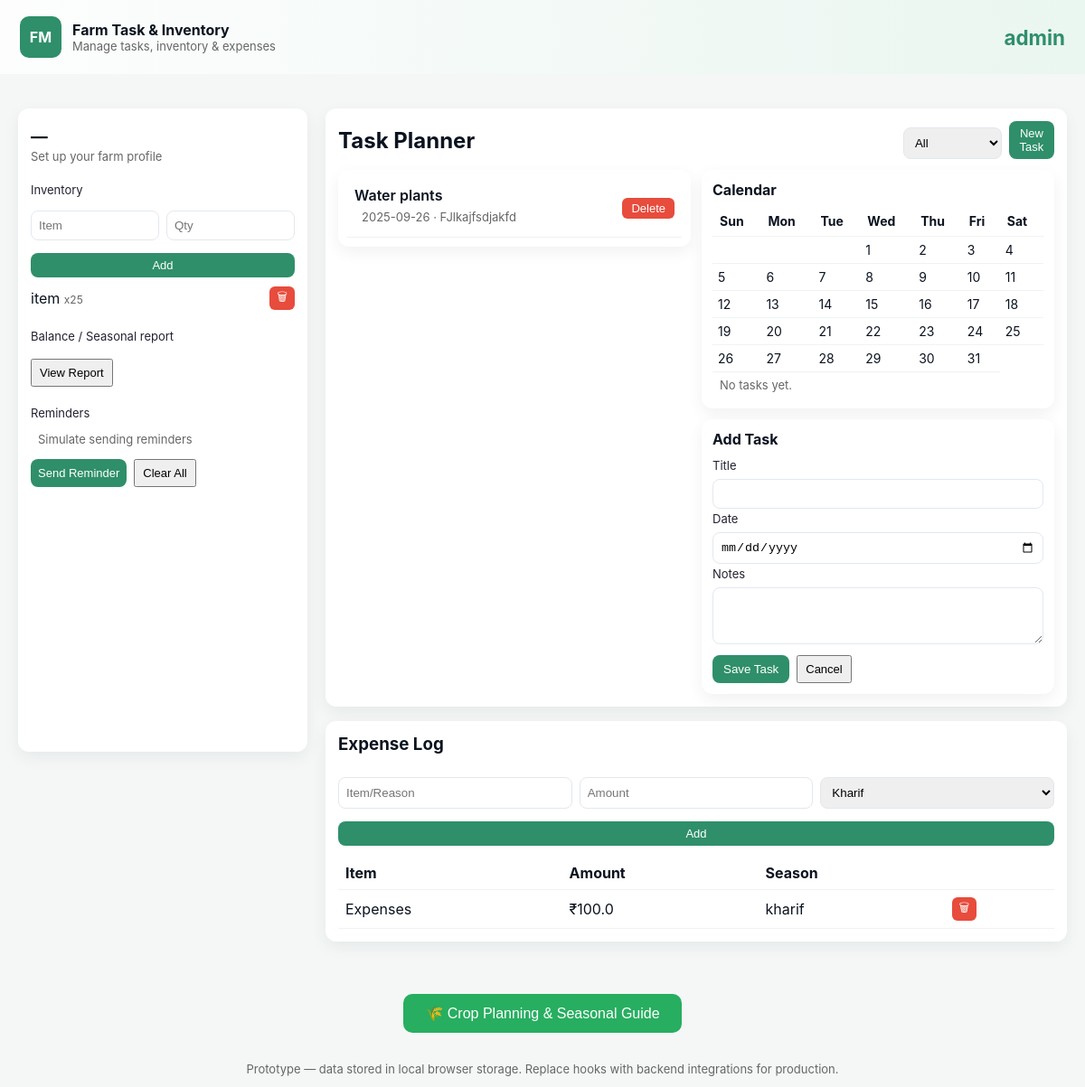
Page /dashboard (signed in) on the earlier database version.
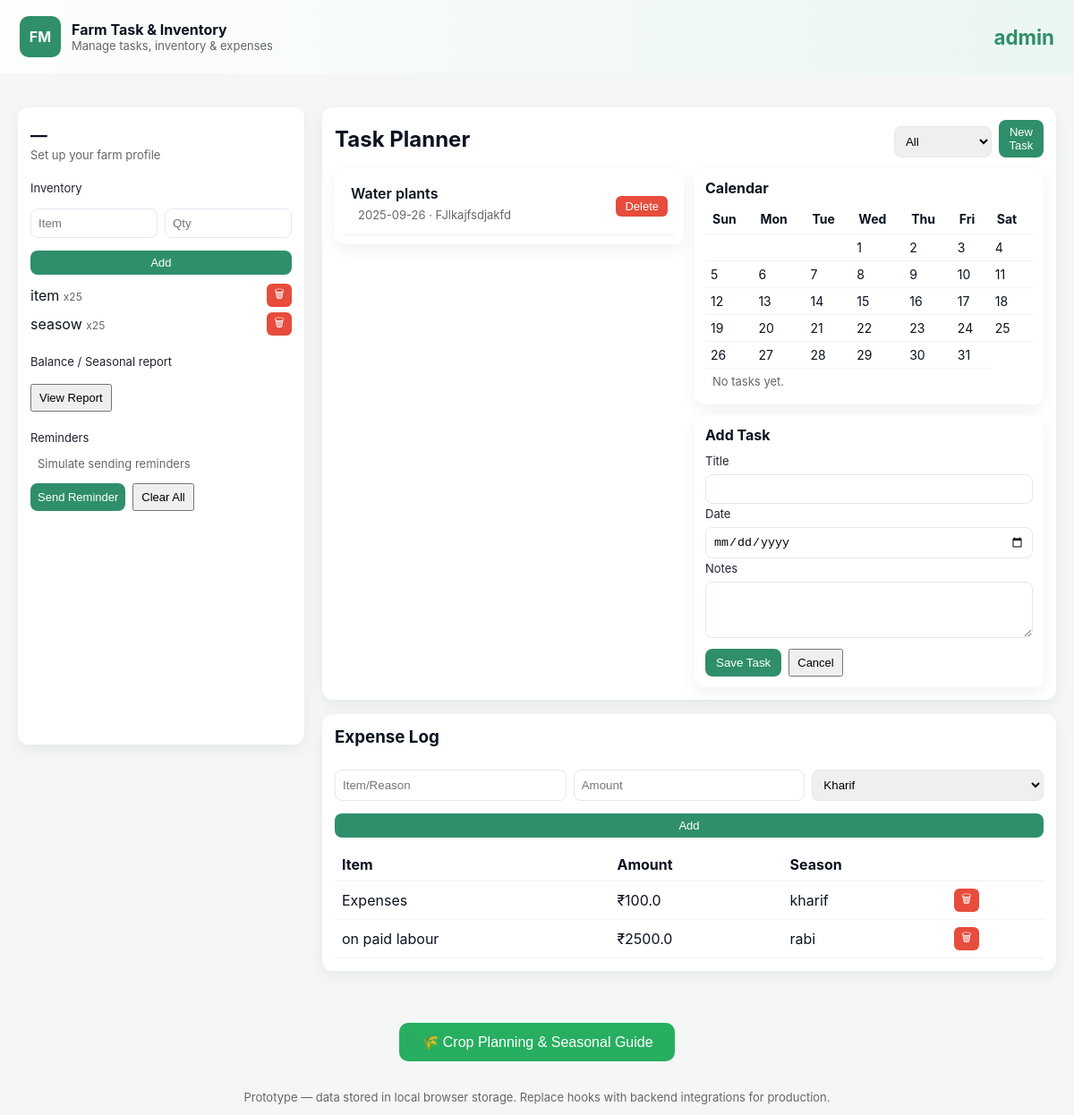
Same page on the later database version.
### app/models.py (models this page shows)
class User(db.Model):
    id = db.Column(db.Integer, primary_key=True)
    username = db.Column(db.String(80), unique=True, nullable=False)
    password = db.Column(db.String(120), nullable=False)

class Inventory(db.Model):
    id = db.Column(db.Integer, primary_key=True)
    item = db.Column(db.String(120), nullable=False)
    quantity = db.Column(db.Integer, nullable=False)
    user_id = db.Column(db.Integer, db.ForeignKey('user.id'), nullable=False)
    user = db.relationship('User', backref=db.backref('inventory', lazy=True))

class Task(db.Model):
    id = db.Column(db.Integer, primary_key=True)
    title = db.Column(db.String(200), nullable=False)
    date = db.Column(db.String(20), nullable=True)
    notes = db.Column(db.Text, nullable=True)
    user_id = db.Column(db.Integer, db.ForeignKey('user.id'), nullable=False)
    user = db.relationship('User', backref=db.backref('tasks', lazy=True))

class Expense(db.Model):
    id = db.Column(db.Integer, primary_key=True)
    item = db.Column(db.String(120), nullable=False)
    amount = db.Column(db.Float, nullable=False)
    season = db.Column(db.String(20), nullable=False)
    user_id = db.Column(db.Integer, db.ForeignKey('user.id'), nullable=False)
    user = db.relationship('User', backref=db.backref('expenses', lazy=True))

### app/routes.py (the view)
@app.route("/dashboard")
def dashboard():
    user = None
    tasks = []
    inventory = []
    expenses = []
    if "user_id" in session:
        user = User.query.get(session["user_id"])
        if user:
            tasks = Task.query.filter_by(user_id=user.id).all()
            inventory = Inventory.query.filter_by(user_id=user.id).all()
            expenses = Expense.query.filter_by(user_id=user.id).all()
            today = date.today().strftime('%Y-%m-%d')
            tasks_today = [task for task in tasks if task.date == today]
            if tasks_today:
                email_sent = send_task_reminder_email(user, tasks_today)
                if email_sent:
                    flash(f"Email notification sent! You have {len(tasks_today)} task(s) due today.", "info")
                else:
                    flash(f"You have {len(tasks_today)} task(s) due today. (Email notification failed)", "warning")
    return render_template(
        "dashboard.html",
        username=user.username if user else None,
        tasks=tasks,
        inventory=inventory,
        expenses=expenses
    )

### app/templates/dashboard.html (shortened to what this page needs)
<!doctype html>
<html lang="en">
<head>
</head>
<body>
  <header>
    <div class="brand">
      <div class="logo">FM</div>
      <div>
        <div style="font-weight:700">Farm Task & Inventory</div>
        <div class="muted">Manage tasks, inventory & expenses</div>
      </div>
    </div>
    <div style="display:flex;gap:12px;align-items:center">
      <div id="currentFarmName" style="color:#2f8f6a;font-size:1.4em;font-weight:700;">
        {% if username %}
          {{ username }}
        {% else %}
          Not signed in
        {% endif %}
      </div>
    </div>
  </header>
  <main class="container">
    <aside class="sidebar card">
      <div class="profile">
        <h3 id="farmName">—</h3>
        <div class="muted" id="farmMeta">Set up your farm profile</div>
      </div>
      <div style="margin-top:18px">
        <label>Inventory</label>
        <div style="display:flex;gap:8px;margin-top:8px;flex-direction:column;align-items:stretch">
          <div style="display:flex;gap:8px;">
            <input id="invName" placeholder="Item" />
            <input id="invQty" placeholder="Qty" />
          </div>
          <button id="newAddInv" class="btn small" style="margin-top:6px;width:100%">Add</button>
        </div>
        <div id="invList" style="margin-top:10px">
          {% if inventory and inventory|length > 0 %}
            {% for inv in inventory %}
              <div style="display:flex;justify-content:space-between;margin-top:6px;align-items:center" data-inv-id="{{ inv.id }}">
                <div>{{ inv.item }} <span class="muted" style="font-size:12px">x{{ inv.quantity }}</span></div>
                <button class="small delete-inv-btn" data-inv-id="{{ inv.id }}" style="background:#e74c3c;color:white;border:none;padding:2px 8px;border-radius:6px;cursor:pointer">🗑</button>
              </div>
            {% endfor %}
          {% else %}
            <div class="muted small">No inventory</div>
          {% endif %}
        </div>
      </div>
      <div style="margin-top:18px">
        <label>Balance / Seasonal report</label>
        <button id="exportReport" class="small" style="margin-top:8px">View Report</button>
      </div>
      <div style="margin-top:18px">
        <label>Reminders</label>
        <div class="muted small" style="margin-top:6px">Simulate sending reminders</div>
        <div style="display:flex;gap:8px;margin-top:8px">
          <button id="sendReminder" class="btn small">Send Reminder</button>
          <button id="clearData" class="small">Clear All</button>
        </div>
      </div>
    </aside>
    <section>
      <div class="card">
        <div style="display:flex;align-items:center;justify-content:space-between;gap:12px">
          <h2 style="margin:0">Task Planner</h2>
          <div style="display:flex;gap:8px;align-items:center">
            <select id="filterStatus"><option value="all">All</option><option value="pending">Pending</option><option value="done">Done</option></select>
            <button id="openTaskForm" class="btn small">New Task</button>
          </div>
        </div>
        <div style="margin-top:12px" class="grid-two">
          <div>
            <div class="calendar-list card" id="taskList" style="padding:10px">
              {% if tasks and tasks|length > 0 %}
                {% for t in tasks %}
                  <div class="task-row" data-task-id="{{ t.id }}" style="display:flex;justify-content:space-between;align-items:center;padding:8px;border-bottom:1px solid #eef3f2;">
                    <div>
                      <div style="font-weight:600">{{ t.title }}</div>
                      <div class="muted small">{{ t.date }}{% if t.notes %} · {{ t.notes }}{% endif %}</div>
                    </div>
                    <button class="small delete-task-btn" data-task-id="{{ t.id }}" style="background:#e74c3c;color:white;border:none;padding:4px 10px;border-radius:6px;cursor:pointer">Delete</button>
                  </div>
                {% endfor %}
              {% else %}
                <div class="muted">No tasks</div>
              {% endif %}
            </div>
          </div>
          <div>
            <div class="card" style="padding:12px">
              <h4 style="margin:0 0 8px 0">Calendar</h4>
              <div id="calendarContainer"></div>
              <div id="upcoming" class="muted small">No tasks yet.</div>
            </div>
            <div class="card" style="padding:12px;margin-top:12px">
              <h4 style="margin:0 0 8px 0">Add Task</h4>
              <form action="/add_task" method="post" id="addTaskForm">
                <label>Title</label>
                <input name="taskTitle" id="taskTitle" required />
                <label>Date</label>
                <input name="taskDate" id="taskDate" type="date" required />
                <label>Notes</label>
                <textarea name="taskNotes" id="taskNotes" rows="3"></textarea>
                <div style="display:flex;gap:8px;margin-top:8px">
                  <button type="submit" class="btn">Save Task</button>
                  <button type="button" id="cancelTask" class="small">Cancel</button>
                </div>
              </form>
            </div>
          </div>
        </div>
      </div>
      <div style="height:16px"></div>
      <div class="card">
        <h3 style="margin-top:0">Expense Log</h3>
        <div style="display:flex;gap:8px;margin-top:8px;flex-direction:column;align-items:stretch">
          <div style="display:flex;gap:8px;">
            <input id="expItem" placeholder="Item/Reason" />
            <input id="expAmount" placeholder="Amount" type="number" />
            <select id="expSeason"><option value="kharif">Kharif</option><option value="rabi">Rabi</option><option value="zaid">Zaid</option></select>
          </div>
          <button id="addExpense" class="btn small" style="margin-top:6px;width:100%">Add</button>
        </div>
        <div style="margin-top:12px">
          <table id="expTable"><thead><tr><th>Item</th><th>Amount</th><th>Season</th><th></th></tr></thead><tbody>
            {% if expenses and expenses|length > 0 %}
              {% for e in expenses %}
                <tr data-exp-id="{{ e.id }}">
                  <td>{{ e.item }}</td>
                  <td>₹{{ e.amount }}</td>
                  <td>{{ e.season }}</td>
                  <td><button class="small delete-exp-btn" data-exp-id="{{ e.id }}" style="background:#e74c3c;color:white;border:none;padding:2px 8px;border-radius:6px;cursor:pointer">🗑</button></td>
                </tr>
              {% endfor %}
            {% else %}
              <tr><td colspan="4" class="muted">No expenses</td></tr>
            {% endif %}
          </tbody></table>
        </div>
      </div>
    </section>
  </main>
  <div style="text-align:center;padding:20px">
    <button id="cropPlanningBtn" class="btn" style="font-size:16px;padding:12px 24px;background:#27ae60;border-radius:10px">
      🌾 Crop Planning & Seasonal Guide
    </button>
  </div>
  <footer>
    Prototype — data stored in local browser storage. Replace hooks with backend integrations for production.
  </footer>
</body>
</html>

### app/templates/dashboard.html (style rules this page uses)
:root { --accent:#2f8f6a;--muted:#666 }
* { box-sizing:border-box }
body { font-family:Inter, system-ui, Arial; margin:0;background:#f4f7f6; color:#0b1320 }
header { background:linear-gradient(90deg,#ffffffcc, #eaf6f0); padding:18px 22px; display:flex;align-items:center;justify-content:space-between;gap:16px }
.brand { display:flex;align-items:center;gap:12px }
.logo { width:46px;height:46px;border-radius:10px;background:var(--accent);display:flex;align-items:center;justify-content:center;color:white;font-weight:700 }
.container { display:grid;grid-template-columns:320px 1fr;gap:20px;padding:20px;max-width:1200px;margin:18px auto }
.card { background:white;border-radius:12px;padding:14px;box-shadow:0 6px 18px rgba(11,19,32,0.06) }
.sidebar { position:sticky;top:22px;height:calc(100vh - 88px);overflow:auto;padding-bottom:80px }
.profile h3 { margin:6px 0 2px }
.muted { color:var(--muted);font-size:13px }
.btn { background:var(--accent);color:white;padding:8px 12px;border-radius:8px;border:0;cursor:pointer }
input,select,textarea { width:100%;padding:8px;border-radius:8px;border:1px solid #e2e8f0;margin-top:6px }
label { font-size:13px;color:#223 }
.grid-two { display:grid;grid-template-columns:1fr 1fr;gap:12px }
table { width:100%;border-collapse:collapse }
th,td { padding:8px;border-bottom:1px solid #eef3f2;text-align:left }
.small { font-size:13px;padding:6px 8px }
.calendar-list { max-height:320px;overflow:auto }
footer { padding:12px;text-align:center;color:var(--muted);font-size:13px }

Differences in the rows shown:
added Inventory: item "seasow", quantity "25"
added Expense: item "on paid labour", amount "2500.0", season "rabi"
